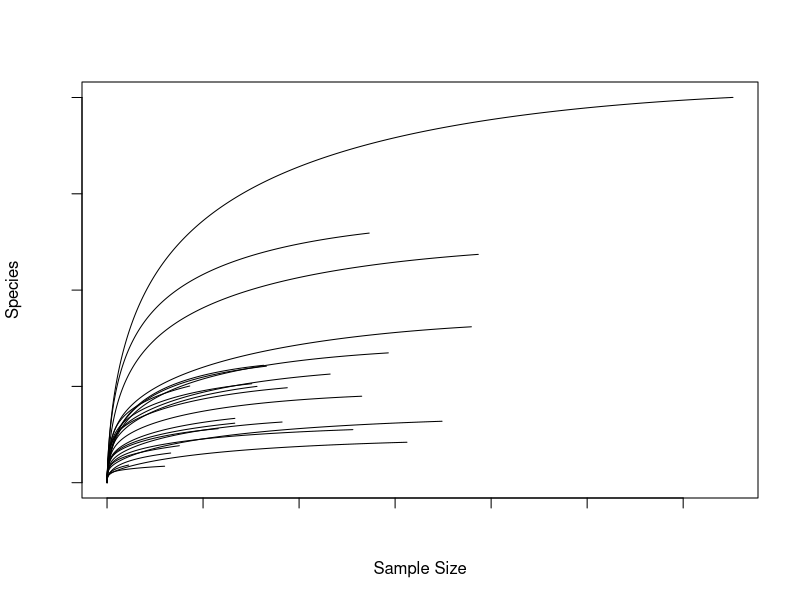

The R source for this figure: (Note: this script raises an error after producing the figure.)
###############################
#Tutorial Goals			        #
###############################
#Get an OTU-table into R. Which are the dimensions?
#Obtain the number of reads per sample
#Subsample the OTU table to a chosen value. Why did you choose that
#value?
#Produce collector curves
#Fit data to different rank-abundance models, including Preston
#Generate a NMDS. Do you see any specific clustering?
#Generate a UPGMA. Do results agree with NMDS?
#Generate a DCA and compare with previous results



#tell R where you want to work
#you will need to specify where you have downloaded the data on your own computer!
setwd("C:/Users/marieda/Downloads/BBMO_OSLOcourse_2ry")

#tell R which packages you would like to load
library(vegan)
library(ggplot2)
library(grid)
library(MASS)
library(scales)
library(reshape)

###############################
#Read Data Files			        #
###############################
#use the read.table command to read the file otu_table99.txt into R
#the option header=T tells us the first row is the column names
#the option row.names=1 tells us the first column is the row names
table=read.table("otu_table99.txt",header=T,row.names=1)

#use the read.table command to read the file  Blanes_Env_param_two_years.tsv into R
#call the object enviro instead of 'table' this time
#write your own command!  if you struggle, the answer is at the bottom of this file
#this table is environmental parameters for each of the samples


##############################
#Basic Summary Data
##############################
#let's use row.names to get a list of our OTU names
otu.names=row.names(table)
#now use rowSums to find out how many sequences are in each OTU
otu.sums=rowSums(table)
#lets put those together into a table we can look at using cbind
otu.info=cbind(otu.names,otu.sums)
#and cleanup a little bit
rm(otu.names)
rm(otu.sums)

#write your own commands to get the basic info about each sample using the colnames and colSums commands


##########################
# Rarefaction Curves	 #
##########################

#plot a collector curve for each sample, step is the intervals to sample at
rarecurve(t(table),step=100,labels=FALSE)
#plot rarefaction curve for treatments, with different colours for lines
rarecurve(t(table),step=1000,col=c("blue","green"))

###############################
#Rarefying your Data		#
###############################

#we have samples with different numbers of sequences!
#let's use the rrarefy command from the vegan package to take a random sample of 10 000 reads from each sample
#vegan likes to see an OTU table with samples as rows and OTUs as columns...ours is flipped
#we'll use the t command nested inside rrarefy to flip the table
table.10000=rrarefy(t(table),sample=10000)

#write a command to check that the rarefaction worked! *hint, you'll need to use one of the sums commands above

#check if there are any OTUs that have disappeared (have a colsum of 0)
sum(colSums(table.10000)<1)
#let's get rid of those!
table.10000=table.10000[,colSums(table.10000)>0]

##########################
# Get richness estimates 
###########################
#use the estimateR command to compare the estimated species richness in each sample in our rarefied data

richness=estimateR(table.10000)

#lets use the radfit command to fit rank-abundance models to this data
rad.mod=radfit(table.10000)
#we can look at the plots using the plot command all you have to do is specify the object!
plot()

#these are the model summaries for each individual Sample
#write a command to run the radfit command on the column sums of table 
#this will let you see the summary model


#now try using the prestonfit command




####################
#Visualizations
#####################

#let's start with a gnmds
#the first thing we need is to calculate a pairwise distance matrix between samples
#use the vegdist command in the vegan package do this
dist=vegdist(table.10000,"bray")

#now use the distance matrix (dist) as the input for the monoMDS command
bray.nmds=monoMDS(dist)

#use the plot command to visualize the bray.nmds object you just created!
plot(bray.nmds$points,col=as.factor(enviro$Season))

#we have some counts of how many Micromonas algae are in the water and what the water temperature was
#let's fit that to our ordination
envfit=envfit(bray.nmds~enviro$Micromonas+enviro$Temp)
envfit
#looks like the Micromonas structures our data, let's add that to our ordination
plot(envfit(bray.nmds~enviro$Micromonas))

#now let's plot a DCA for comparison
#the DCA should be run on the OTU table
#use the decorana command from the vegan package
#make this into an object called dca


#now use the plot command to visualize the dca from the perspective of samples
plot(dca,display="sites")

#and from the perspective of OTUS
plot(dca,display="species")  
  
#now let's create a dendrogram of our samples using the hclust command
dendro=hclust(dist,"average")

#use the plot command to visualize





#####################
#the missing commands!
#####################

enviro<-read.table("Blanes_Env_param_two_years.tsv",header=TRUE,row.names=1)

sample.names=colnames(table)
sample.sums=colSums(table)
sample.info=cbind(sample.names,sample.sums)
rm(sample.names)
rm(sample.sums)

rad.mod.sum=radfit(colSums(table.10000))
plot(rad.mod.sum)
plot(bray.nmds)

plot(bray.nmds$points,col=as.factor(enviro$Season_real))
plot(bray.nmds$points,col=as.factor(enviro$Season_waterTemp))
text(bray.nmds$points,labels=enviro$Season_waterTemp)

dca=decorana(table.10000)
